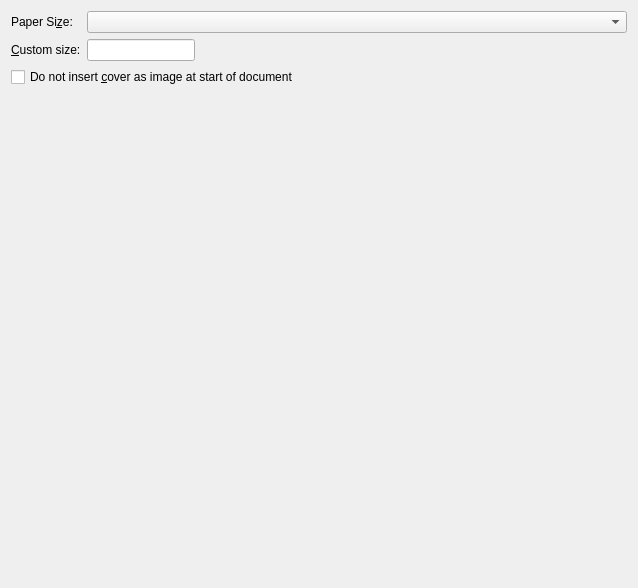
<?xml version="1.0" encoding="UTF-8"?>
<ui version="4.0">
 <class>Form</class>
 <widget class="QWidget" name="Form">
  <property name="geometry">
   <rect>
    <x>0</x>
    <y>0</y>
    <width>638</width>
    <height>588</height>
   </rect>
  </property>
  <property name="windowTitle">
   <string>Form</string>
  </property>
  <layout class="QFormLayout" name="formLayout">
   <item row="0" column="0">
    <widget class="QLabel" name="label">
     <property name="text">
      <string>Paper Si&amp;ze:</string>
     </property>
     <property name="buddy">
      <cstring>opt_docx_page_size</cstring>
     </property>
    </widget>
   </item>
   <item row="0" column="1">
    <widget class="QComboBox" name="opt_docx_page_size"/>
   </item>
   <item row="1" column="0">
    <widget class="QLabel" name="label_3">
     <property name="text">
      <string>&amp;Custom size:</string>
     </property>
     <property name="buddy">
      <cstring>opt_docx_custom_page_size</cstring>
     </property>
    </widget>
   </item>
   <item row="1" column="1">
    <widget class="QLineEdit" name="opt_docx_custom_page_size">
     <property name="sizePolicy">
      <sizepolicy hsizetype="Fixed" vsizetype="Fixed">
       <horstretch>0</horstretch>
       <verstretch>0</verstretch>
      </sizepolicy>
     </property>
    </widget>
   </item>
   <item row="2" column="0" colspan="2">
    <widget class="QCheckBox" name="opt_docx_no_cover">
     <property name="text">
      <string>Do not insert &amp;cover as image at start of document</string>
     </property>
    </widget>
   </item>
  </layout>
 </widget>
 <resources/>
 <connections/>
</ui>
